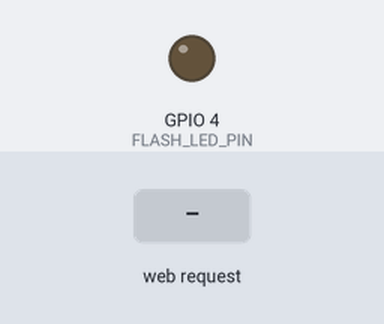
The program below on a simulated ESP32. On the bench: output pins drawn as LEDs (lit = HIGH). The inputs (shaded band) are chosen by the test bench. WiFi joins after 1.5 s; servers stay silent unless stated; the camera gives no picture; what the program prints to the serial monitor is not drawn.

Above: at 3.0 s.
3.1 s: HTTP request GET /capture received
At 3.3 s:
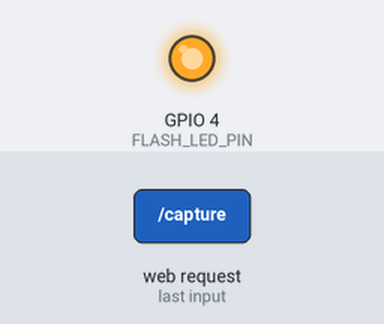
4.9 s: HTTP request GET /flash received
At 6.3 s:
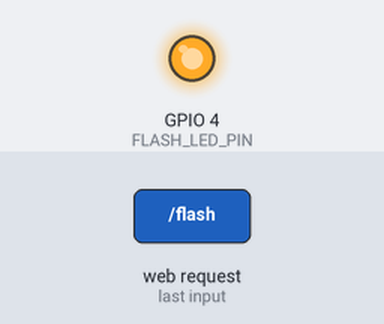
Timing chart, 0 to 7.9 s (numbered marks = the images above; inputs shaded):
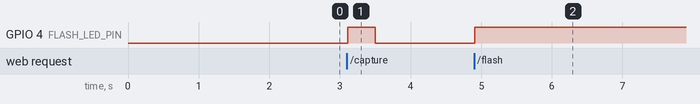

Measured:
- after the input at 3.1 s, GPIO 4 (FLASH_LED_PIN): LOW → HIGH at once, → LOW 0.39 s later
- after the input at 4.9 s, GPIO 4 (FLASH_LED_PIN): LOW → HIGH at once

The program:

main.cpp
```cpp
#include <Arduino.h>
#include <WiFi.h>
#include <WebServer.h>
#include <esp_camera.h>
#include <HTTPClient.h>
#include <ArduinoJson.h>
#include "config.h"

WebServer server(WEB_SERVER_PORT);

// HTML page for web interface
const char index_html[] PROGMEM = R"rawliteral(
<!DOCTYPE HTML>
<html>
<head>
    <title>ESP32-CAM WattBox Meter Reader</title>
    <meta name="viewport" content="width=device-width, initial-scale=1">
    <style>
        body { font-family: Arial; text-align: center; margin: 0; padding: 20px; background: #f4f4f4; }
        .container { max-width: 800px; margin: 0 auto; background: white; padding: 20px; border-radius: 10px; box-shadow: 0 2px 10px rgba(0,0,0,0.1); }
        h1 { color: #333; }
        img { max-width: 100%; height: auto; border: 2px solid #ddd; border-radius: 5px; }
        button { background-color: #4CAF50; color: white; padding: 12px 24px; border: none; border-radius: 4px; cursor: pointer; font-size: 16px; margin: 10px; }
        button:hover { background-color: #45a049; }
        .status { margin: 20px 0; padding: 10px; background: #e8f5e9; border-radius: 5px; }
        .error { background: #ffebee; color: #c62828; }
        .success { background: #e8f5e9; color: #2e7d32; }
    </style>
</head>
<body>
    <div class="container">
        <h1>WattBox ESP32-CAM Meter Reader</h1>
        <p>Device: <strong>%DEVICE_NAME%</strong></p>
        <div id="status" class="status">Ready</div>

        <h2>Live Stream</h2>
        <img src="" id="stream">

        <div>
            <button onclick="startStream()">Start Stream</button>
            <button onclick="stopStream()">Stop Stream</button>
            <button onclick="captureImage()">Capture & Send</button>
            <button onclick="toggleFlash()">Toggle Flash</button>
        </div>

        <h3>Captured Image</h3>
        <img src="" id="captured" style="display:none;">
    </div>

    <script>
        const streamUrl = window.location.hostname;

        function startStream() {
            document.getElementById('stream').src = '/stream';
            updateStatus('Streaming...', 'success');
        }

        function stopStream() {
            document.getElementById('stream').src = '';
            updateStatus('Stream stopped', '');
        }

        function captureImage() {
            updateStatus('Capturing image...', '');
            fetch('/capture')
                .then(response => response.blob())
                .then(blob => {
                    const url = URL.createObjectURL(blob);
                    document.getElementById('captured').src = url;
                    document.getElementById('captured').style.display = 'block';
                    updateStatus('Image captured! Sending to backend...', 'success');
                    sendToBackend();
                })
                .catch(err => updateStatus('Capture failed: ' + err, 'error'));
        }

        function sendToBackend() {
            fetch('/send_to_api')
                .then(response => response.json())
                .then(data => {
                    if(data.success) {
                        updateStatus('Image sent to backend successfully!', 'success');
                    } else {
                        updateStatus('Failed to send: ' + data.error, 'error');
                    }
                })
                .catch(err => updateStatus('API error: ' + err, 'error'));
        }

        function toggleFlash() {
            fetch('/flash')
                .then(response => response.text())
                .then(state => updateStatus('Flash: ' + state, ''));
        }

        function updateStatus(message, type) {
            const status = document.getElementById('status');
            status.textContent = message;
            status.className = 'status ' + type;
        }
    </script>
</body>
</html>
)rawliteral";

camera_fb_t * captured_fb = NULL;
bool flashState = false;

// Initialize camera with AI-Thinker ESP32-CAM settings
bool initCamera() {
    camera_config_t config;
    config.ledc_channel = LEDC_CHANNEL_0;
    config.ledc_timer = LEDC_TIMER_0;
    config.pin_d0 = Y2_GPIO_NUM;
    config.pin_d1 = Y3_GPIO_NUM;
    config.pin_d2 = Y4_GPIO_NUM;
    config.pin_d3 = Y5_GPIO_NUM;
    config.pin_d4 = Y6_GPIO_NUM;
    config.pin_d5 = Y7_GPIO_NUM;
    config.pin_d6 = Y8_GPIO_NUM;
    config.pin_d7 = Y9_GPIO_NUM;
    config.pin_xclk = XCLK_GPIO_NUM;
    config.pin_pclk = PCLK_GPIO_NUM;
    config.pin_vsync = VSYNC_GPIO_NUM;
    config.pin_href = HREF_GPIO_NUM;
    config.pin_sccb_sda = SIOD_GPIO_NUM;
    config.pin_sccb_scl = SIOC_GPIO_NUM;
    config.pin_pwdn = PWDN_GPIO_NUM;
    config.pin_reset = RESET_GPIO_NUM;
    config.xclk_freq_hz = 20000000;
    config.pixel_format = PIXFORMAT_JPEG;
    config.frame_size = FRAMESIZE_UXGA;  // 1600x1200 for high quality capture
    config.jpeg_quality = 10;
    config.fb_count = 2;

    // Camera init
    esp_err_t err = esp_camera_init(&config);
    if (err != ESP_OK) {
        Serial.printf("Camera init failed with error 0x%x\n", err);
        return false;
    }

    // Adjust camera settings for indoor meter reading with low light
    sensor_t * s = esp_camera_sensor_get();
    s->set_brightness(s, 1);      // -2 to 2 (increased for indoor)
    s->set_contrast(s, 0);        // -2 to 2
    s->set_saturation(s, 0);      // -2 to 2
    s->set_special_effect(s, 0);  // 0 to 6 (0 - No Effect)
    s->set_whitebal(s, 1);        // 0 = disable , 1 = enable
    s->set_awb_gain(s, 1);        // 0 = disable , 1 = enable
    s->set_wb_mode(s, 0);         // 0 to 4 - if awb_gain enabled (0 - Auto)
    s->set_exposure_ctrl(s, 1);   // 0 = disable , 1 = enable
    s->set_aec2(s, 1);            // 0 = disable , 1 = enable
    s->set_ae_level(s, 1);        // -2 to 2 (increased exposure compensation)
    s->set_aec_value(s, 1000);    // 0 to 1200 (MUCH higher for indoor lighting)
    s->set_gain_ctrl(s, 1);       // 0 = disable , 1 = enable
    s->set_agc_gain(s, 10);       // 0 to 30 (increased sensor gain)
    s->set_gainceiling(s, (gainceiling_t)4);  // 0 to 6 (higher gain ceiling)
    s->set_bpc(s, 0);             // 0 = disable , 1 = enable
    s->set_wpc(s, 1);             // 0 = disable , 1 = enable
    s->set_raw_gma(s, 1);         // 0 = disable , 1 = enable
    s->set_lenc(s, 1);            // 0 = disable , 1 = enable
    s->set_hmirror(s, 1);         // 1 = enable horizontal mirror (fix flip)
    s->set_vflip(s, 0);           // 0 = disable , 1 = enable
    s->set_dcw(s, 1);             // 0 = disable , 1 = enable
    s->set_colorbar(s, 0);        // 0 = disable , 1 = enable

    return true;
}

// Connect to WiFi network
void connectWiFi() {
    Serial.print("Connecting to WiFi: ");
    Serial.println(WIFI_SSID);

    WiFi.begin(WIFI_SSID, WIFI_PASSWORD);

    int attempts = 0;
    while (WiFi.status() != WL_CONNECTED && attempts < 30) {
        delay(500);
        Serial.print(".");
        attempts++;
    }

    if (WiFi.status() == WL_CONNECTED) {
        Serial.println("\nWiFi Connected!");
        Serial.print("IP Address: ");
        Serial.println(WiFi.localIP());
        Serial.print("Camera Ready! Use 'http://");
        Serial.print(WiFi.localIP());
        Serial.println("' to connect");
    } else {
        Serial.println("\nWiFi Connection Failed!");
    }
}

// Handle root page request
void handleRoot() {
    String html = String(index_html);
    html.replace("%DEVICE_NAME%", DEVICE_NAME);
    server.send(200, "text/html", html);
}

// Handle image capture
void handleCapture() {
    // Release previous frame buffer if exists
    if (captured_fb) {
        esp_camera_fb_return(captured_fb);
        captured_fb = NULL;
    }

    // Turn flash ON
    if (USE_FLASH_FOR_CAPTURE) {
        digitalWrite(FLASH_LED_PIN, HIGH);
    }

    // Capture 3 warmup frames - let auto-exposure adjust to flash
    for(int i = 0; i < 3; i++) {
        camera_fb_t *warmup = esp_camera_fb_get();
        if (warmup) {
            esp_camera_fb_return(warmup);
        }
        delay(50);  // Small delay between frames
    }

    // NOW capture the real frame with adjusted exposure
    captured_fb = esp_camera_fb_get();

    // Turn flash OFF
    if (USE_FLASH_FOR_CAPTURE) {
        digitalWrite(FLASH_LED_PIN, LOW);
    }

    if (!captured_fb) {
        Serial.println("Camera capture failed");
        server.send(500, "text/plain", "Camera capture failed");
        return;
    }

    server.send_P(200, "image/jpeg", (const char *)captured_fb->buf, captured_fb->len);
}

// Handle flash toggle
void handleFlash() {
    flashState = !flashState;
    digitalWrite(FLASH_LED_PIN, flashState ? HIGH : LOW);
    server.send(200, "text/plain", flashState ? "ON" : "OFF");
}

// Send captured image to backend API
void handleSendToAPI() {
    JsonDocument response;

    if (!captured_fb) {
        response["success"] = false;
        response["error"] = "No image captured";
        String jsonStr;
        serializeJson(response, jsonStr);
        server.send(400, "application/json", jsonStr);
        return;
    }

    // Create HTTP client
    HTTPClient http;
    String url = String("http://") + API_HOST + ":" + String(API_PORT) + API_ENDPOINT;

    http.begin(url);
    http.addHeader("Content-Type", "image/jpeg");
    http.addHeader("X-Device-ID", DEVICE_ID);
    http.addHeader("X-Device-Name", DEVICE_NAME);

    Serial.print("Sending image to: ");
    Serial.println(url);

    int httpResponseCode = http.POST(captured_fb->buf, captured_fb->len);

    if (httpResponseCode > 0) {
        String payload = http.getString();
        Serial.print("Response: ");
        Serial.println(payload);

        response["success"] = true;
        response["statusCode"] = httpResponseCode;
        response["response"] = payload;
    } else {
        Serial.print("Error sending image: ");
        Serial.println(httpResponseCode);

        response["success"] = false;
        response["error"] = "HTTP error";
        response["code"] = httpResponseCode;
    }

    http.end();

    String jsonStr;
    serializeJson(response, jsonStr);
    server.send(200, "application/json", jsonStr);
}

// Handle stream endpoint
void handleStream() {
    WiFiClient client = server.client();

    String response = "HTTP/1.1 200 OK\r\n";
    response += "Content-Type: multipart/x-mixed-replace; boundary=frame\r\n\r\n";
    client.print(response);

    Serial.println("Stream started");

    while (client.connected()) {
        camera_fb_t *fb = esp_camera_fb_get();
        if (!fb) {
            Serial.println("Camera capture failed during stream");
            delay(100);
            continue;
        }

        client.print("--frame\r\n");
        client.print("Content-Type: image/jpeg\r\n\r\n");

        size_t sent = 0;
        size_t chunkSize = 1024;
        while (sent < fb->len) {
            size_t toSend = min(chunkSize, fb->len - sent);
            size_t written = client.write(fb->buf + sent, toSend);
            if (written == 0) {
                break;
            }
            sent += written;
        }

        client.print("\r\n");

        esp_camera_fb_return(fb);

        // Small delay to control frame rate
        delay(33); // ~30 FPS
    }

    Serial.println("Stream stopped");
}

void setup() {
    Serial.begin(SERIAL_BAUD_RATE);
    Serial.println("\n\nWattBox ESP32-CAM Starting...");

    // Initialize flash LED
    pinMode(FLASH_LED_PIN, OUTPUT);
    digitalWrite(FLASH_LED_PIN, LOW);

    // Initialize camera
    if (!initCamera()) {
        Serial.println("Camera initialization failed!");
        while(1);
    }
    Serial.println("Camera initialized successfully");

    // Connect to WiFi
    connectWiFi();

    // Setup web server routes
    server.on("/", handleRoot);
    server.on("/capture", handleCapture);
    server.on("/flash", handleFlash);
    server.on("/send_to_api", handleSendToAPI);
    server.on("/stream", handleStream);

    // Start web server
    server.begin();
    Serial.println("HTTP server started on port 80");
}

void loop() {
    // Auto-reconnect WiFi if disconnected
    if (WiFi.status() != WL_CONNECTED) {
        Serial.println("WiFi disconnected, reconnecting...");
        connectWiFi();
        delay(5000); // Wait 5 seconds before next attempt
        return;
    }

    server.handleClient();

    // Auto-capture feature (if enabled)
    static unsigned long lastCapture = 0;
    if (AUTO_CAPTURE_ENABLED && (millis() - lastCapture > CAPTURE_INTERVAL_MS)) {
        Serial.println("Auto-capturing image...");

        if (USE_FLASH_FOR_CAPTURE) {
            digitalWrite(FLASH_LED_PIN, HIGH);
            delay(100);
        }

        if (captured_fb) {
            esp_camera_fb_return(captured_fb);
        }
        captured_fb = esp_camera_fb_get();

        if (USE_FLASH_FOR_CAPTURE) {
            digitalWrite(FLASH_LED_PIN, LOW);
        }

        if (captured_fb) {
            Serial.println("Auto-capture successful");
            // You can add automatic upload to API here
        }

        lastCapture = millis();
    }

    delay(10);
}
```

config.h
```cpp
#ifndef CONFIG_H
#define CONFIG_H

// WiFi Configuration - Set these in your .env file (copy .env.example)
// These will be injected at build time from environment variables
#ifdef WIFI_SSID_ENV
const char* WIFI_SSID = WIFI_SSID_ENV;
#else
const char* WIFI_SSID = "Hide yo Kids, Hide yo WiFi";  // Fallback value
#endif

#ifdef WIFI_PASSWORD_ENV
const char* WIFI_PASSWORD = WIFI_PASSWORD_ENV;
#else
const char* WIFI_PASSWORD = "0ui0ui0ui";  // Fallback value
#endif

// Camera Web Server Configuration
const int WEB_SERVER_PORT = 80;                  // Port for web interface
const int STREAM_SERVER_PORT = 81;               // Port for video streaming

// WattBox Backend API Configuration
#ifdef API_HOST_ENV
const char* API_HOST = API_HOST_ENV;
#else
const char* API_HOST = "192.168.10.17";          // Fallback value - Your Mac's IP
#endif

#ifdef API_PORT_ENV
const int API_PORT = API_PORT_ENV;
#else
const int API_PORT = 8000;                       // Fallback value
#endif

const char* API_ENDPOINT = "/api/upload";        // Upload endpoint

// Camera Settings
const int CAPTURE_INTERVAL_MS = 60000;           // Capture image every 60 seconds
const bool AUTO_CAPTURE_ENABLED = false;         // Set to true to enable automatic capture

// Device Configuration
#ifdef DEVICE_NAME_ENV
const char* DEVICE_NAME = DEVICE_NAME_ENV;
#else
const char* DEVICE_NAME = "ESP32-CAM-Meter-1";   // Fallback value
#endif

#ifdef DEVICE_ID_ENV
const char* DEVICE_ID = DEVICE_ID_ENV;
#else
const char* DEVICE_ID = "meter_cam_001";         // Fallback value
#endif

// LED Flash Configuration
const int FLASH_LED_PIN = 4;                     // GPIO4 controls the bright LED
const bool USE_FLASH_FOR_CAPTURE = true;         // Use flash when capturing

// Debug Configuration
const bool SERIAL_DEBUG = true;                  // Enable serial debugging output
const int SERIAL_BAUD_RATE = 115200;            // Serial communication speed

// Camera Model (AI-Thinker ESP32-CAM) - Already defined in platformio.ini
// #define CAMERA_MODEL_AI_THINKER

// Pin definitions for AI-Thinker ESP32-CAM
#define PWDN_GPIO_NUM     32
#define RESET_GPIO_NUM    -1
#define XCLK_GPIO_NUM      0
#define SIOD_GPIO_NUM     26
#define SIOC_GPIO_NUM     27

#define Y9_GPIO_NUM       35
#define Y8_GPIO_NUM       34
#define Y7_GPIO_NUM       39
#define Y6_GPIO_NUM       36
#define Y5_GPIO_NUM       21
#define Y4_GPIO_NUM       19
#define Y3_GPIO_NUM       18
#define Y2_GPIO_NUM        5
#define VSYNC_GPIO_NUM    25
#define HREF_GPIO_NUM     23
#define PCLK_GPIO_NUM     22

#endif // CONFIG_H
```
